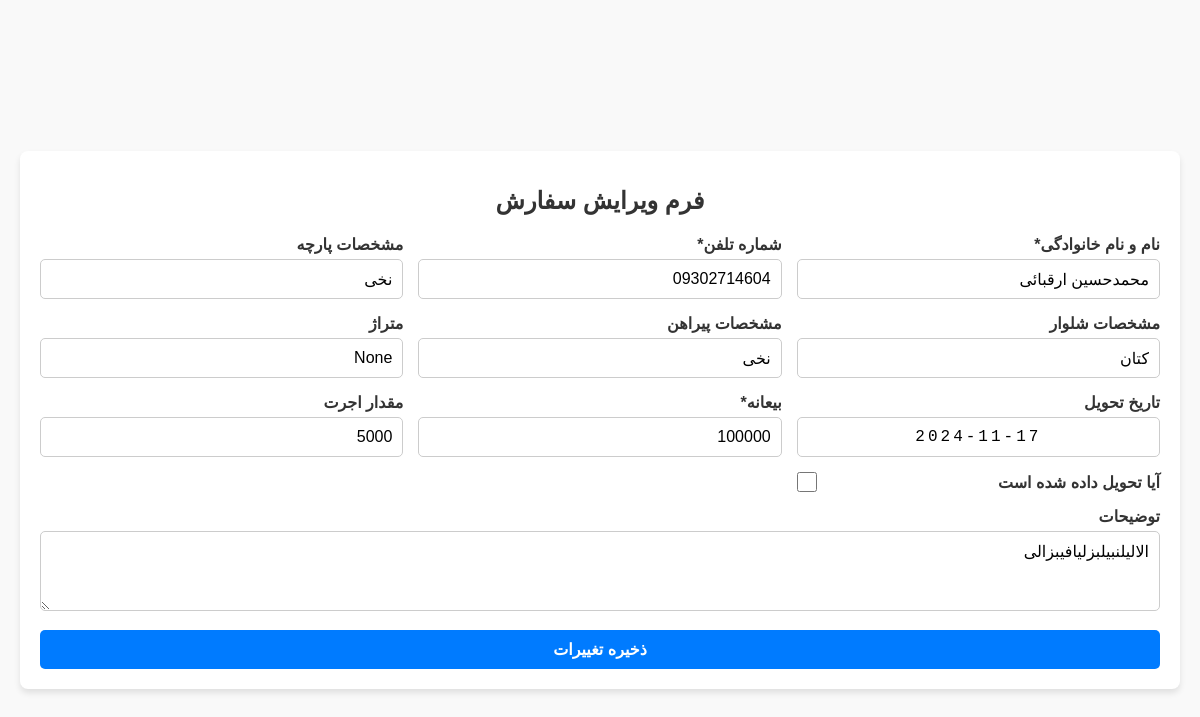
The page /order/edit/1/ (signed in) on the database as committed earlier.
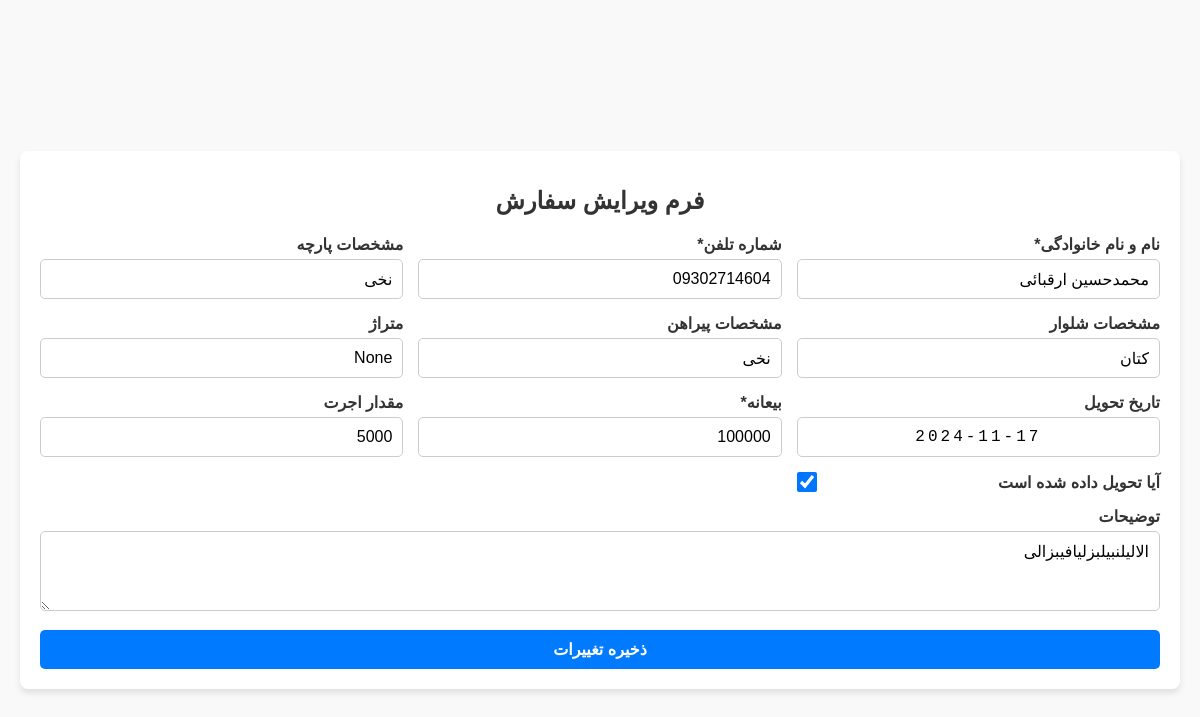
The same page on the database as committed later.
### khayyat/models.py (models this page shows, shortened)
class Order(models.Model):
    fullname = models.CharField(max_length=100,null=True, blank=True, verbose_name="نام و نام خانوادگی")
    phone = models.CharField(max_length=11,null=True, blank=True, verbose_name="شماره تلفن")
    fabric = models.CharField(max_length=200,null=True, blank=True, verbose_name="مشخصات پارچه")
    pants = models.CharField(max_length=200,null=True, blank=True, verbose_name="مشخصات شلوار")
    shirt = models.CharField(max_length=200, verbose_name="مشخصات پیراهن")
    fabric_length = models.CharField(max_length=100, null=True, blank=True, verbose_name="متراژ")
    date = models.CharField(max_length=120, blank=True, null=True, verbose_name="تاریخ تحویل")
    deposit = models.CharField(max_length=120, blank=True, null=True,  verbose_name="بیعانه(تومان)")
    wage = models.CharField(max_length=120, blank=True, null=True, verbose_name="اجرت(تومان)")
    delivered = models.BooleanField(default=False, verbose_name="تحویل")
    description = models.TextField(blank=True, null=True, verbose_name="توضیحات")
    class Meta:
        verbose_name = "سفارش"
        verbose_name_plural = "سفارشات"

### khayyat/views.py (the view, shortened to what this page needs)
# urls.py: path('order/edit/<int:order_id>/', edit_order, name='edit_order'),
@login_required
def edit_order(request, order_id):
    order = get_object_or_404(Order, id=order_id)
    return render(request, 'khayyat/update.html', {'order': order})

### khayyat/templates/khayyat/update.html (shortened to what this page needs)
<!DOCTYPE html>
<html lang="fa">
<head>
</head>
<body>
<div class="form-container">
    <h1>فرم ویرایش سفارش</h1>
    <form
            action="{% url 'edit_order' order.id %}"
            method="POST"
            autocomplete="off"
    >
        <div>
            <label for="fullname">نام و نام خانوادگی*</label>
            <input
                    type="text"
                    id="fullname"
                    name="fullname"
                    value="{{ order.fullname }}"
                    placeholder="نام و نام خانوادگی را وارد کنید"
                    required
            />
        </div>
        <div>
            <label for="phone">شماره تلفن*</label>
            <input
                    type="text"
                    id="phone"
                    name="phone"
                    value="{{ order.phone }}"
                    placeholder="شماره تلفن را وارد کنید"
                    required
            />
        </div>
        <div>
            <label for="fabric">مشخصات پارچه</label>
            <input
                    type="text"
                    id="fabric"
                    name="fabric"
                    value="{{ order.fabric }}"
                    placeholder="مشخصات پارچه را وارد کنید"
            />
        </div>
        <div>
            <label for="pants">مشخصات شلوار</label>
            <input
                    type="text"
                    id="pants"
                    name="pants"
                    value="{{ order.pants }}"
                    placeholder="مشخصات شلوار را وارد کنید"
            />
        </div>
        <div>
            <label for="shirt">مشخصات پیراهن</label>
            <input
                    type="text"
                    id="shirt"
                    name="shirt"
                    value="{{ order.shirt }}"
                    placeholder="مشخصات پیراهن را وارد کنید"
            />
        </div>
        <div>
            <label for="fabric_length">متراژ</label>
            <input
                    type="text"
                    id="fabric_length"
                    name="fabric_length"
                    value="{{ order.fabric_length }}"
                    placeholder="متراژ را وارد کنید"
            />
        </div>
        <div>
            <label for="date">تاریخ تحویل</label>
            <input
                    type="text"
                    id="date"
                    name="date"
                    value="{{ order.date }}"
                    placeholder="روز/ماه/سال"
                    class="date-input"
            />
        </div>
        <div>
            <label for="deposit">بیعانه*</label>
            <input
                    type="text"
                    id="deposit"
                    name="deposit"
                    value="{{ order.deposit }}"
                    placeholder="مبلغ بیعانه را وارد کنید"
                    required
            />
        </div>
        <div>
            <label for="wage">مقدار اجرت</label>
            <input
                    type="text"
                    id="wage"
                    name="wage"
                    value="{{ order.wage }}"
                    placeholder="مقدار اجرت را وارد کنید"
            />
        </div>
        <div class="delivered">
            <label for="delivered">آیا تحویل داده شده است</label>
            <input
                    type="checkbox"
                    id="delivered"
                    name="delivered"
                    {% if order.delivered %} checked {% endif %}
            />
        </div>
        <div class="full-width">
            <label for="description">توضیحات</label>
            <textarea
                    id="description"
                    name="description"
                    placeholder="توضیحات را وارد کنید"
            >{{ order.description }}</textarea>
        </div>
        <button type="submit">ذخیره تغییرات</button>
    </form>
</div>
</body>
</html>

Rows that differ between the two databases and show on the page:
changed Order "محمدحسین ارقبائی": delivered "☐" → "☑"
